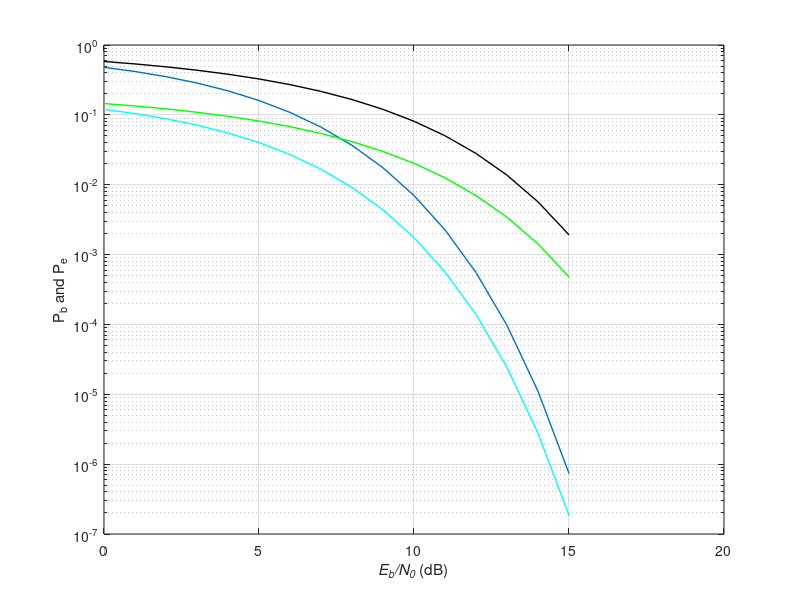

MATLAB code to generate this figure: (Note: this script raises an error after producing the figure.)
clear all;
close all;
clc;

EbN0dB = 0:1:15;
EbN0 = 10.^(EbN0dB/10);

M = 16; % 16 QAM
N = 64; % 64 QAM
%% 16QAM 64QAM theory
Pe_16_help = 2*(1-1/sqrt(M))*qfunc(sqrt(3*log2(M)*EbN0/(M-1)));
Pe_16 = 1- (1 - Pe_16_help).^2;
Pb_16 = Pe_16 / 4;
Pe_64_help = 2*(1-1/sqrt(N))*qfunc(sqrt(3*log2(N)*EbN0/(N-1)));
Pe_64 = 1- (1 - Pe_64_help).^2;
%% 16PSK theory
Pe_theory_PSK = 2*qfunc(sin(pi/M)*sqrt(2*log2(M)*EbN0));
%% theory plot
semilogy(EbN0dB, Pe_16, 'LineWidth', 1)
hold on
% semilogy(EbN0dB, Pe_64)
% hold on
semilogy(EbN0dB, Pe_theory_PSK, 'k', 'LineWidth', 1)
hold on
semilogy(EbN0dB, Pb_16, 'c', 'LineWidth', 1)
hold on
semilogy(EbN0dB, Pe_theory_PSK / 4, 'g', 'LineWidth', 1)
grid on

xlabel('\it{E_b/N_0} \rm(dB)')
ylabel('P_b and P_e')

% 16QAM 仿真
% 格雷码映射表
gray_code_table = [0 0 0 0; % 0
                  1 0 0 0;  % 1
                  1 1 0 0;  % 2
                  0 1 0 0;  % 3
                  0 1 1 0;  % 4
                  1 1 1 0;  % 5
                  1 0 1 0;  % 6
                  0 0 1 0;  % 7
                  0 0 1 1;  % 8
                  1 0 1 1;  % 9
                  1 1 1 1;  % 10
                  0 1 1 1;  % 11
                  0 1 0 1;  % 12
                  1 1 0 1;  % 13
                  1 0 0 1;  % 14
                  0 0 0 1;];% 15
% 星座点位置表 16QAM
star_table_1 = [-1*(-3:2:3) (-3:2:3) -1*(-3:2:3) (-3:2:3)];
star_table_2 = [ones(1, 4)*3 ones(1, 4) -1*ones(1,4) -3*ones(1,4)];
star_table = [star_table_1' star_table_2'];
star_table_T = star_table';
table_used = reshape(star_table_T, 1, M*2);
% 星座点位置表 16PSK
phase = 0:2*pi/M:(2*pi-2*pi/M);
PSK16StarTable = [cos(phase);
                  sin(phase)];
PSK_table_used = reshape(PSK16StarTable, M*2, 1);
% 基带信号
N = 4*10^4; % bit数
base = (sign(randn(1, N)) + 1) / 2;
mid_modul = reshape(base, [4 N/4]);
mid_modul = mid_modul';
% 映射到星座点上 QAM 和 QPSK
modulSignalPosi = zeros(N/4, 2);
PSK_modulSignalPosi = zeros(2, N/4);
for symbol = 1:N/4
    dude = gray2int(mid_modul(symbol, :)) + 1;
    modulSignalPosi(symbol, :) = star_table(dude, :);
    PSK_modulSignalPosi(:, symbol) = PSK16StarTable(:, dude);
end
% 噪声
sigma = sqrt(4*(M-1)/6/log2(M)./EbN0/2);
PSK_sigma = sqrt(1/log2(M)./EbN0/2);
% 过信道 解调 求信噪比
be = zeros(1, length(EbN0dB));
se = zeros(1, length(EbN0dB));
PSK_be = zeros(1, length(EbN0dB));
PSK_se = zeros(1, length(EbN0dB));
for index = 1:length(EbN0dB)
    % 加噪声
    reciPosi = modulSignalPosi + sigma(index) * randn(N/4, 2);
    
    % 最小距离解调 QAM
    distanceMid = repmat(reciPosi, [1 M]) - repmat(table_used, N/4, 1);
    distanceMid = distanceMid.^2;
    distance = distanceMid(:, 1:2:(M*2-1)) + distanceMid(:, 2:2:(M*2));
    distance = distance';
    % decodePosi 即为解调结果对应gray_code_table的位置
    [~, decodePosi] = min(distance);
    
    % 解调结果映射到基带 QAM
    toBaseGray = gray_code_table(decodePosi, :);
    toBaseSignal = reshape(toBaseGray', 1, N);
    be(index) = sum(abs(base-toBaseSignal));
    se_posi = double(mid_modul ~= toBaseGray);
    se(index) = sum(sign(sum(se_posi, 2)));
    
    % PSK
    PSK_reciPosi = PSK_modulSignalPosi + PSK_sigma(index) * randn(2, N/4);
    
    PSK_distanceMid = repmat(PSK_reciPosi, [M 1]) - repmat(PSK_table_used, [1 N/4]);
    PSK_distanceMid = PSK_distanceMid.^2;
    PSK_distance = PSK_distanceMid(1:2:(M*2-1), :) + PSK_distanceMid(2:2:(M*2), :);
    [~, PSK_decodePosi] = min(PSK_distance);
    
    PSK_toBaseGray = gray_code_table(PSK_decodePosi, :);
    PSK_toBaseSignal = reshape(PSK_toBaseGray', 1, N);
    PSK_be(index) = sum(abs(base-PSK_toBaseSignal));
    PSK_se_posi = double(mid_modul ~= PSK_toBaseGray);
    PSK_se(index) = sum(sign(sum(PSK_se_posi, 2)));
end
semilogy(EbN0dB, se/N*4, 'v', 'MarkerEdgeColor', 'r')
hold on
semilogy(EbN0dB, be/N, '*', 'MarkerEdgeColor', 'r')
hold on
semilogy(EbN0dB, PSK_se/N*4, '^', 'MarkerEdgeColor', 'm')
hold on
semilogy(EbN0dB, PSK_be/N, '*', 'MarkerEdgeColor', 'm')
legend('16QAM理论误码率', '16PSK理论误码率', '16QAM理论误比特率',  '16PSK理论误比特率', ...
    '16QAM仿真误码率', '16QAM仿真误比特率', '16PSK仿真误码率', '16PSK仿真误比特率')
title('16QAM and 16PSK')
